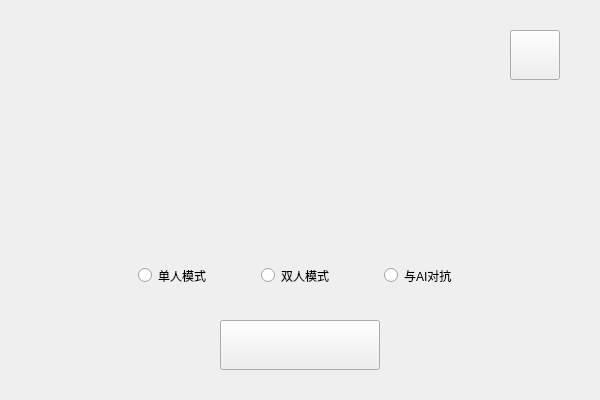
<?xml version="1.0" encoding="UTF-8"?>
<ui version="4.0">
 <class>LoadGamePage</class>
 <widget class="QWidget" name="LoadGamePage">
  <property name="geometry">
   <rect>
    <x>0</x>
    <y>0</y>
    <width>600</width>
    <height>400</height>
   </rect>
  </property>
  <property name="windowTitle">
   <string>Form</string>
  </property>
  <widget class="MainButton" name="sureBtn">
   <property name="geometry">
    <rect>
     <x>220</x>
     <y>320</y>
     <width>160</width>
     <height>50</height>
    </rect>
   </property>
   <property name="text">
    <string/>
   </property>
  </widget>
  <widget class="MainButton" name="cancelBtn">
   <property name="geometry">
    <rect>
     <x>510</x>
     <y>30</y>
     <width>50</width>
     <height>50</height>
    </rect>
   </property>
   <property name="text">
    <string/>
   </property>
  </widget>
  <widget class="QRadioButton" name="radioBtnAI">
   <property name="geometry">
    <rect>
     <x>384</x>
     <y>263</y>
     <width>89</width>
     <height>25</height>
    </rect>
   </property>
   <property name="text">
    <string>与AI对抗</string>
   </property>
  </widget>
  <widget class="QRadioButton" name="radioBtnOne">
   <property name="geometry">
    <rect>
     <x>138</x>
     <y>263</y>
     <width>89</width>
     <height>25</height>
    </rect>
   </property>
   <property name="text">
    <string>单人模式</string>
   </property>
  </widget>
  <widget class="QRadioButton" name="radioBtnTwo">
   <property name="geometry">
    <rect>
     <x>261</x>
     <y>263</y>
     <width>89</width>
     <height>25</height>
    </rect>
   </property>
   <property name="text">
    <string>双人模式</string>
   </property>
  </widget>
 </widget>
 <customwidgets>
  <customwidget>
   <class>MainButton</class>
   <extends>QPushButton</extends>
   <header>mainbutton.h</header>
  </customwidget>
 </customwidgets>
 <resources/>
 <connections/>
</ui>
